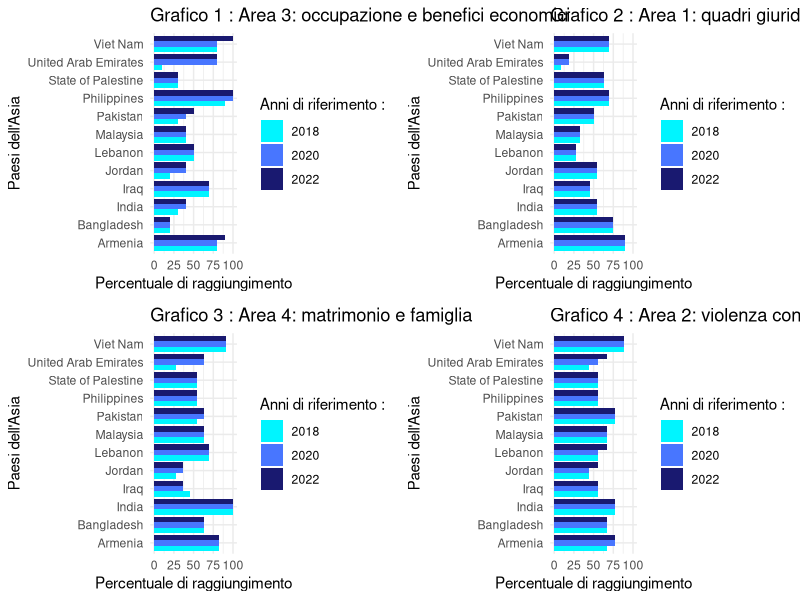
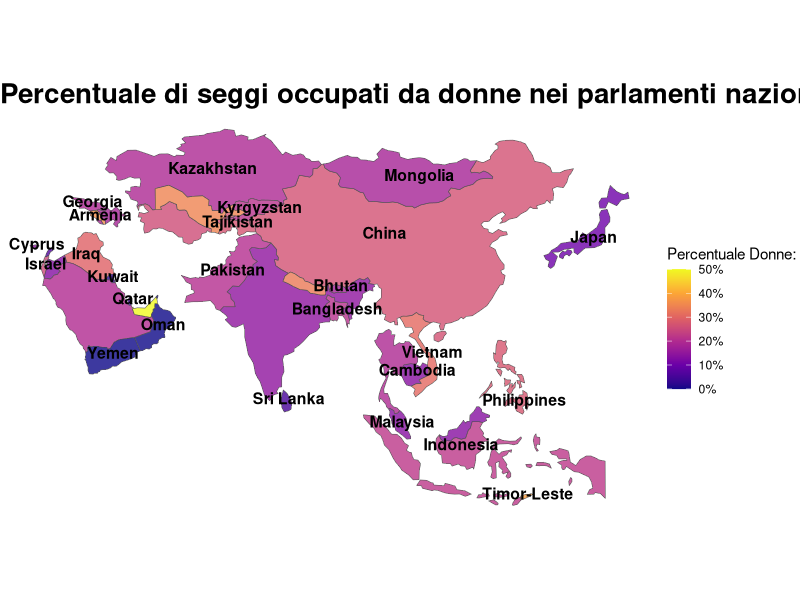
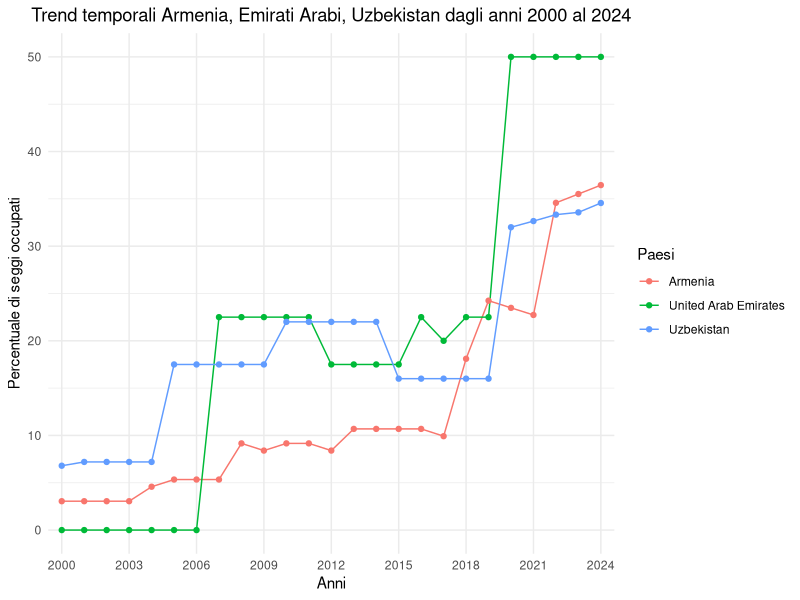
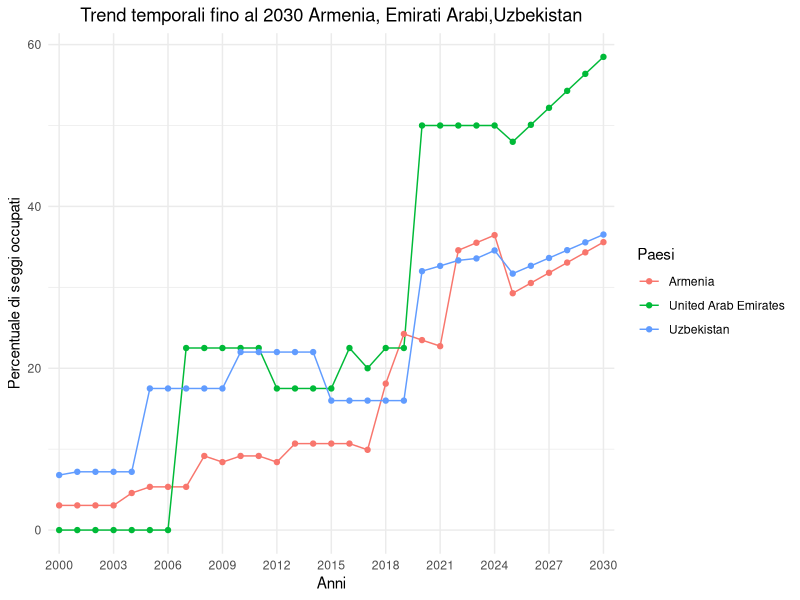

Recreate these plots in R, in order.
setwd("C:/Users/flavi/Downloads")

# Clear the inventory
rm(list = ls())

library(readxl) # Import excel file 

df <- read_excel("Goal5.xlsx")

# Descriptive statistics with different functions

str(df) 
head(df)
summary(df)

df$Value<-round(as.numeric(df$Value),2)

# Remove na values from the dataset

df<- df[!is.na(df$Value),]

summary(df)

df<-df[ colSums(is.na(df))==0]

library(ggplot2)
library(gridExtra)

# Filter dataset where the target is 5.1
df_5.1 <- subset(df, Target == "5.1")

# Convert TimePeriod to a factor
df_5.1$TimePeriod <- factor(df_5.1$TimePeriod)

# With aggregate function we can calcute the mean of Values for every country, SeriesCode
df_5.1_mean=aggregate(df_5.1$Value, by= list(df_5.1$GeoAreaName, df_5.1$SeriesCode), FUN=mean, na.rm=TRUE)

#plots=list() 
list_quadri_giuridici=list("Area 3: occupazione e benefici economici","Area 1: quadri giuridici generali e vita pubblica",
                           "Area 4: matrimonio e famiglia","Area 2: violenza contro le donne")
k=0 #Inizialize an index 
plots=list()

# Loop through unique series codes
for(i in unique(df_5.1$SeriesCode)) {
  
  k=k+1 # k is an index and increments to update it every iteration
  
  # Subset data for the current series code
  temp_df <- subset(df_5.1, SeriesCode == i)
  
  temp_df_clear <- temp_df[temp_df$GeoAreaName %in% names(which(table(temp_df$GeoAreaName) >= 3)),]
  
  print(paste("Iterazione numero:", k, "Paesi rimossi per insufficienza di valori:",
              paste(setdiff(temp_df$GeoAreaName, temp_df_clear$GeoAreaName), collapse=", ")))
  
  
# Create plot
  
  p <- ggplot(temp_df_clear, aes(x=Value, y=GeoAreaName, fill=TimePeriod)) + 
    labs(x="Percentuale di raggiungimento", y="Paesi dell'Asia", fill="Anni di riferimento :")+
    scale_fill_manual(values=c("turquoise1", "royalblue1", "midnightblue")) +
    geom_bar(stat="identity",position = position_dodge()) +
    theme_minimal()+
    xlim(c(0,100))+
    ggtitle(paste("Grafico",k, ":",list_quadri_giuridici[k]))
  
# Print the plot
  #print(p)
  plots[[i]]=p
}

#WARNING remove # from line 66 to see single plot for each graph and remove line 67 and 72

grid.arrange(grobs=plots, ncol=2, nrow=2) #if you want to see four graphic in only one window 

# In the second phase of the analysis, objective 5.5 is analyzed with indicator 5.5.1

# Filter dataset where the target is 5.5
df_5.5<-subset(df,Target=="5.5")

# Create a new subset called df.parl, df_5.5.map where we isolate the variables to analyze
df.parl=subset(df_5.5[,c("GeoAreaName","TimePeriod","Value")],df_5.5$SeriesCode=="SG_GEN_PARL")
summary(df.parl) # descriptive statistics of df.parl dataset

df_5.5.map = df.parl[df.parl$TimePeriod==2024,]
df_5.5.map$GeoAreaName=ifelse(df_5.5.map$GeoAreaName=="Viet Nam","Vietnam",df_5.5.map$GeoAreaName)

library(ggplot2)
library(rnaturalearth) # Use this library to get Asia data to plot a Geographic Map
library(rnaturalearthdata) 
library(sf)
library(scales)  # To use a different scales such as percent scale

# Import Asia dataset from rnaturalearth library
asia <- ne_countries(continent = "asia", returnclass = "sf")

# Merge df_5.5.map with Asia dataset 

asia_df <- merge(asia, df_5.5.map, by.x = "name", by.y = "GeoAreaName")

# Plot Asia map 
p= ggplot(data = asia_df) +
  geom_sf(aes(fill = Value),alpha=0.8) +  
  scale_fill_viridis_c(
    limits = c(0, 50),    
    name = "Percentuale Donne: ",
    labels = scales::percent_format(scale = 1),
    option = "C" 
  ) +
  geom_sf_text(aes(label = name), size = 4, nudge_x = 0.5, nudge_y = 0.5,check_overlap = TRUE, fontface = "bold") +  # Posiziona le etichette dei paesi
  theme_minimal() +
  labs(title = "Percentuale di seggi occupati da donne nei parlamenti nazionali dell'Asia nel 2024")


# Change theme and title font
p+theme_void() + theme(plot.title = element_text(size = 20, face = "bold"))

# With aggregate function we can calcute the standard deviation and mean of Values for every country 
df.parl_mean_var = aggregate(df.parl$Value,by=list(df.parl$GeoAreaName), FUN = function(data){
  c(mean=mean(data), sd=sd(data)) 
})

#TIME TREND AND BOOTSTRAP FORECAST

# Choose the countries which have the highest standard deviation values 

Armenia =  subset(df.parl[,c("GeoAreaName","TimePeriod","Value")],df.parl$GeoAreaName=="Armenia")
Emirati_Arabi = subset(df.parl[,c("GeoAreaName","TimePeriod","Value")],df.parl$GeoAreaName=="United Arab Emirates")
Uzbekistan = subset(df.parl[,c("GeoAreaName","TimePeriod","Value")],df.parl$GeoAreaName=="Uzbekistan")

# Combine the chosen countries in one Data Frame with rbind function (union for rows)
combined_df = rbind(Armenia,Emirati_Arabi,Uzbekistan)

# Trasform GeoAreaName and TimePeriod column to factors

combined_df$GeoAreaName=factor(combined_df$GeoAreaName)
names(combined_df)[1]="Paesi"
combined_df$TimePeriod=factor(combined_df$TimePeriod)

# Plot the time series graph 

ggplot(data=combined_df,aes(x=TimePeriod,y=Value, group=Paesi, color=Paesi))+
  geom_line()+
  geom_point()+
  theme_minimal()+
  scale_x_discrete(breaks = seq(2000, 2024, by = 3))+
  labs(title= "Trend temporali Armenia, Emirati Arabi, Uzbekistan dagli anni 2000 al 2024", x="Anni" , y="Percentuale di seggi occupati")+
  theme(plot.title = element_text(hjust = 0.5)) 

# Initialize bootstrap function 

index=c(1:25)
bootstrap_regression <- function(data, index) {
  fit <- lm(Value ~ as.numeric(TimePeriod), data = data[index,])
  return(coef(fit))
}
df_boot <- list(Armenia = Armenia, "United Arab Emirates" = Emirati_Arabi, Uzbekistan = Uzbekistan)

library(boot) #import boot library

# To predict future values up to 2030 we use a loop and 
# the bootstrap_regression function defined previously

for (country_name in names(df_boot)) {
  set.seed(123)
  country_data <- df_boot[[country_name]]
  boot_results <- boot(country_data, bootstrap_regression, R = 1000)
  mean_coef <- colMeans(boot_results$t)
  future_years <- data.frame(TimePeriod = as.factor(2025:2030), 
                             Value = mean_coef[1] + mean_coef[2] * as.numeric(2025:2030), 
                             Paesi = rep(country_name, times = 6))
  combined_df <- rbind(combined_df, future_years)
}

# Plot the new time series graph with forecast

ggplot(combined_df, aes(x = TimePeriod, y = Value, group = Paesi, color = Paesi)) +
  geom_line() + 
  geom_point() +
  theme_minimal() +
  scale_x_discrete(breaks = seq(2000, 2030, by = 3)) +
  labs(title = "Trend temporali fino al 2030 Armenia, Emirati Arabi,Uzbekistan",
       x = "Anni", y = "Percentuale di seggi occupati") +
  theme(plot.title = element_text(hjust = 0.5))


  
